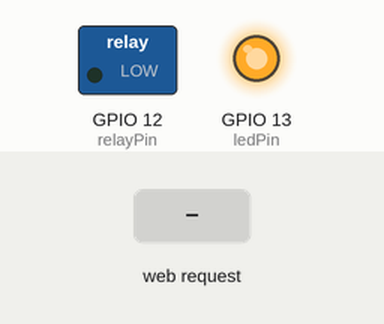
A sketch run on a simulated ESP8266 (NodeMCU). On the bench: switched loads named in the sketch (green lamp = pin HIGH), output pins drawn as LEDs (lit = HIGH). The inputs (shaded band) are chosen by the test bench. WiFi joins after 1.5 s; servers stay silent unless stated; what the sketch prints to the serial monitor is not drawn.

Above: at 2.7 s.
2.8 s: HTTP request GET /sonoff1_ON received
At 3.7 s:
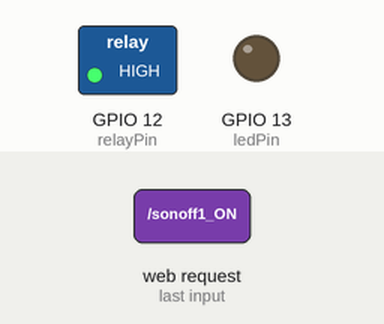
4.3 s: HTTP request GET / received
At 4.9 s:
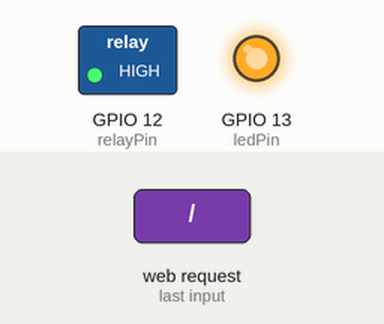
5.8 s: HTTP request GET /sonoff1_OFF received
At 7.2 s:
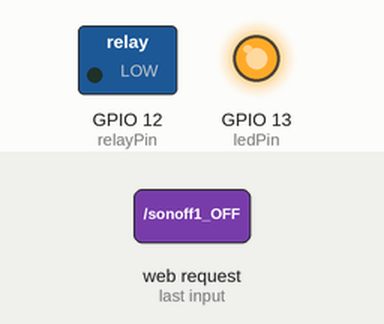
Timing chart, 0 to 8.8 s (numbered marks = the images above; inputs shaded):
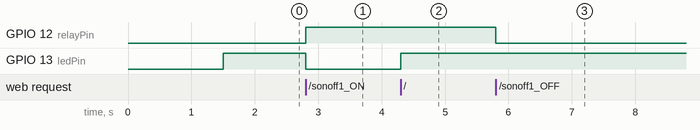

The sketch:

Sonoff-Server.ino
```cpp
#include <ESP8266WiFi.h>
#include <WiFiClient.h>
#include <ESP8266WebServer.h>
#include <ESP8266mDNS.h>

const char* ssid = "SSID";
const char* password = "PASSWORD";
const int relayPin = 12;  // active HIGH
const int ledPin   = 13;  // active LOW

ESP8266WebServer server(80);

void handleRoot() {
  digitalWrite(ledPin, LOW);
  server.send(200, "text/plain", "Hello from Sonoff!");
  digitalWrite(ledPin, HIGH);
}

void turnOnRelay() {
  digitalWrite(ledPin, LOW);
  digitalWrite(relayPin, HIGH);
  server.send(204);
}
void turnOffRelay() {
  digitalWrite(ledPin, HIGH);
  digitalWrite(relayPin, LOW);
  server.send(204);
}

void handleNotFound(){
  digitalWrite(ledPin, LOW);
  String message = "File Not Found\n\n";
  server.send(404, "text/plain", message);
  digitalWrite(ledPin, HIGH);
}

void setup(void){
  pinMode(ledPin, OUTPUT);
  pinMode(relayPin, OUTPUT);
  digitalWrite(relayPin, LOW);
  digitalWrite(ledPin, LOW);
  Serial.begin(115200);
  WiFi.begin(ssid, password);
  Serial.println("");

  // Wait for connection
  while (WiFi.status() != WL_CONNECTED) {
    delay(500);
    Serial.print(".");
  }
  Serial.println("");
  Serial.print("Connected to ");
  Serial.println(ssid);
  Serial.print("IP address: ");
  Serial.println(WiFi.localIP());

  if (MDNS.begin("esp8266")) {
    Serial.println("MDNS responder started");
  }

  server.on("/", handleRoot);
  server.on("/sonoff1_ON", turnOnRelay);
  server.on("/sonoff1_OFF", turnOffRelay);
  server.onNotFound(handleNotFound);

  server.begin();
  Serial.println("HTTP server started");
  digitalWrite(ledPin, HIGH);  // led off
}

void loop(void){
  server.handleClient();
}
```

Measured:
- after the input at 2.8 s, GPIO 12 (relayPin): LOW → HIGH at once; GPIO 13 (ledPin): HIGH → LOW at once
- after the input at 4.3 s, GPIO 13 (ledPin): LOW → HIGH at once
- after the input at 5.8 s, GPIO 12 (relayPin): HIGH → LOW at once
